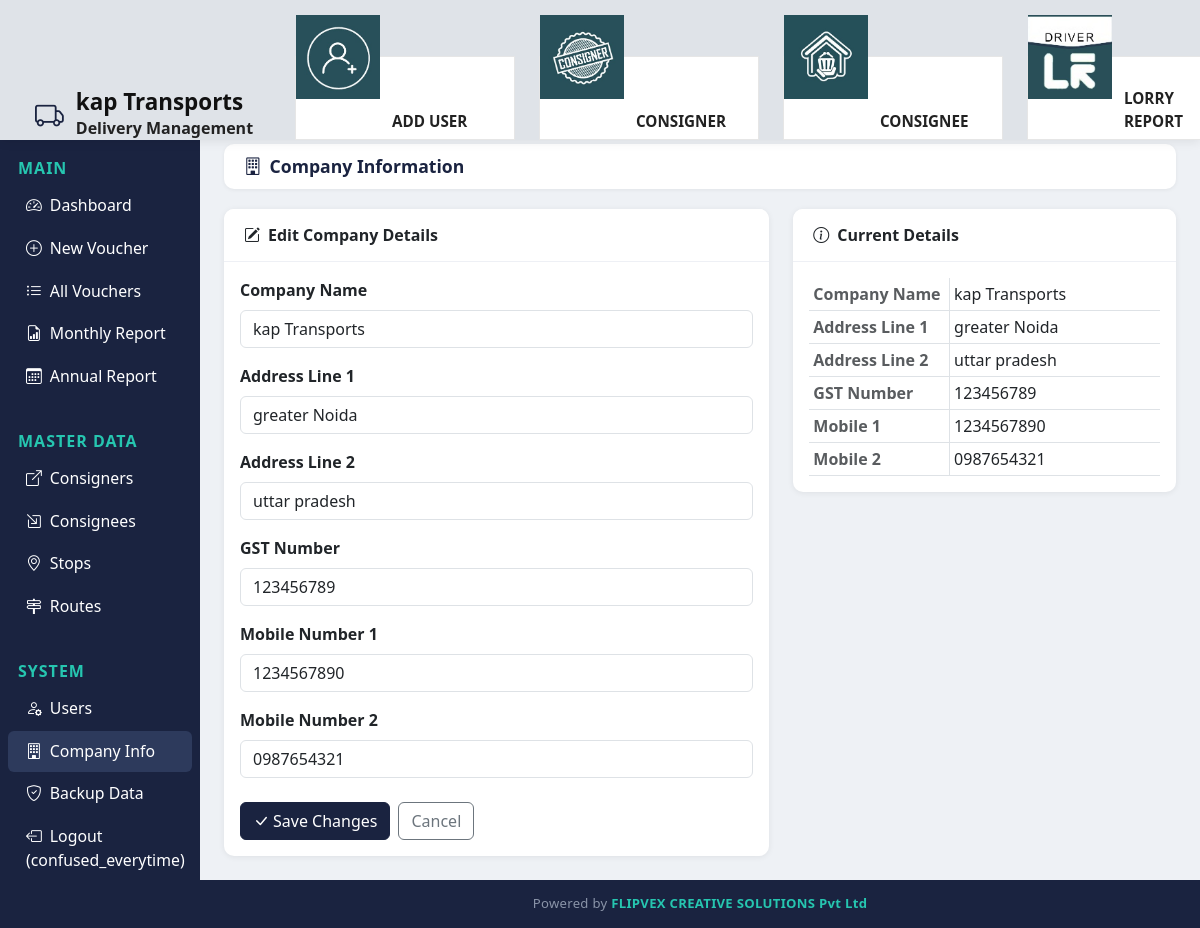
Screenshot of /about/ (signed in) with the database file from the repository.
### transport/models.py (models this page shows, shortened)
class CompanyProfile(models.Model):
    name = models.CharField(max_length=200, default='TRANSPORTS COMPANY_name here')
    address_line_1 = models.CharField(max_length=200, default='Address_line1_here')
    address_line_2 = models.CharField(max_length=200, default='Address_line 2_here')
    gst_no = models.CharField(max_length=30, default='gst_number_here')
    mobile_1 = models.CharField(max_length=20, default='mobile_no_1 here')
    mobile_2 = models.CharField(max_length=20, blank=True, default='mobile_number_2 here')
    class Meta:
        verbose_name = 'Company Profile'
        verbose_name_plural = 'Company Profile'
    @classmethod
    def load(cls):
        obj, _ = cls.objects.get_or_create(pk=1)
        return obj

### transport/views.py (the view)
# urls.py: path('about/', views.company_about, name='company_about'),
@login_required
@admin_required
def company_about(request):
    company = CompanyProfile.load()
    form = CompanyProfileForm(request.POST or None, instance=company)
    if request.method == 'POST' and form.is_valid():
        form.save()
        messages.success(request, "Company details updated successfully.")
        return redirect('company_about')
    return render(request, 'transport/company_about.html', {
        'form': form,
        'company': company,
    })

### transport/forms.py
class CompanyProfileForm(forms.ModelForm):
    class Meta:
        model = CompanyProfile
        fields = ['name', 'address_line_1', 'address_line_2', 'gst_no', 'mobile_1', 'mobile_2']
        widgets = {
            'name': forms.TextInput(attrs={'class': 'form-control'}),
            'address_line_1': forms.TextInput(attrs={'class': 'form-control'}),
            'address_line_2': forms.TextInput(attrs={'class': 'form-control'}),
            'gst_no': forms.TextInput(attrs={'class': 'form-control'}),
            'mobile_1': forms.TextInput(attrs={'class': 'form-control'}),
            'mobile_2': forms.TextInput(attrs={'class': 'form-control'}),
        }
        labels = {
            'name': 'Company Name',
            'address_line_1': 'Address Line 1',
            'address_line_2': 'Address Line 2',
            'gst_no': 'GST Number',
            'mobile_1': 'Mobile Number 1',
            'mobile_2': 'Mobile Number 2',
        }

### transport/views.py (called while the page is built)
def is_app_admin(user):
    return user.is_authenticated and user.is_staff

### templates/transport/company_about.html (shortened to what this page needs)
{% extends 'transport/base.html' %}
{% block content %}
<div class="topbar no-print">
  <h5 class="page-title"><i class="bi bi-building me-2"></i>Company Information</h5>
</div>
<div class="row">
  <div class="col-lg-7">
    <div class="card">
      <div class="card-header"><i class="bi bi-pencil-square me-2"></i>Edit Company Details</div>
      <div class="card-body">
        <form method="post" novalidate>
          {% for field in form %}
          <div class="mb-3">
            <label for="{{ field.id_for_label }}" class="form-label fw-semibold">{{ field.label }}</label>
            {{ field }}
          </div>
          {% endfor %}
          <div class="d-flex gap-2 mt-4">
            <button type="submit" class="btn btn-primary"><i class="bi bi-check-lg me-1"></i>Save Changes</button>
            <a href="{% url 'dashboard' %}" class="btn btn-outline-secondary">Cancel</a>
          </div>
        </form>
      </div>
    </div>
  </div>
  <div class="col-lg-5">
    <div class="card">
      <div class="card-header"><i class="bi bi-info-circle me-2"></i>Current Details</div>
      <div class="card-body">
        <table class="table table-sm mb-0">
          <tbody>
            <tr><td class="text-muted fw-semibold" style="width:40%">Company Name</td><td>{{ company.name }}</td></tr>
            <tr><td class="text-muted fw-semibold">Address Line 1</td><td>{{ company.address_line_1 }}</td></tr>
            <tr><td class="text-muted fw-semibold">Address Line 2</td><td>{{ company.address_line_2 }}</td></tr>
            <tr><td class="text-muted fw-semibold">GST Number</td><td>{{ company.gst_no }}</td></tr>
            <tr><td class="text-muted fw-semibold">Mobile 1</td><td>{{ company.mobile_1 }}</td></tr>
            <tr><td class="text-muted fw-semibold">Mobile 2</td><td>{{ company.mobile_2|default:"-" }}</td></tr>
          </tbody>
        </table>
      </div>
    </div>
  </div>
</div>
{% endblock %}

### templates/transport/base.html (shortened to what this page needs)
{% load static %}
<!DOCTYPE html>
<html lang="en">
<head>
<link href="https://cdn.jsdelivr.net/npm/bootstrap@5.3.0/dist/css/bootstrap.min.css" rel="stylesheet">
<link href="https://cdn.jsdelivr.net/npm/bootstrap-icons@1.11.0/font/bootstrap-icons.css" rel="stylesheet">
</head>
<body>
{% if user.is_authenticated %}
<div class="top-header">
  <div class="brand-section">
    <i class="bi bi-truck brand-icon"></i>
    <div>
      <h5>{{company.name}}</h5>
      <small>Delivery Management</small>
    </div>
  </div>
  <div class="icon-cards">
    {% if user.is_staff %}
    <a href="{% url 'user_add' %}" class="icon-card {% if 'user' in request.resolver_match.url_name %}icon-active{% endif %}">
      <img src="{% static 'images/add_user.jpeg' %}" alt="Consigner">
      <span class="icon-label">Add User</span>
    </a>
    {% endif %}
    <a href="{% url 'consigner_list' %}" class="icon-card {% if 'consigner' in request.resolver_match.url_name %}icon-active{% endif %}">
      <img src="{% static 'images/consigners.jpeg' %}" alt="Consigner">
      <span class="icon-label">Consigner</span>
    </a>
    <a href="{% url 'consignee_list' %}" class="icon-card {% if 'consignee' in request.resolver_match.url_name %}icon-active{% endif %}">
      <img src="{% static 'images/dashboard.jpeg' %}" alt="Consignee">
      <span class="icon-label">Consignee</span>
    </a>
    <a href="{% url 'monthly_report' %}" class="icon-card {% if 'route' in request.resolver_match.url_name %}icon-active{% endif %}">
      <img src="{% static 'images/routes.jpeg' %}" alt="Routes">
      <span class="icon-label">Lorry Report</span>
    </a>
  </div>
</div>
<div class="sidebar">
  <div class="section-label">Main</div>
  <a href="{% url 'dashboard' %}" class="nav-link {% if request.resolver_match.url_name == 'dashboard' %}active{% endif %}"><i class="bi bi-speedometer2 me-2"></i>Dashboard</a>
  <a href="{% url 'voucher_add' %}" class="nav-link {% if request.resolver_match.url_name == 'voucher_add' %}active{% endif %}"><i class="bi bi-plus-circle me-2"></i>New Voucher</a>
  <a href="{% url 'voucher_list' %}" class="nav-link {% if request.resolver_match.url_name == 'voucher_list' %}active{% endif %}"><i class="bi bi-list-ul me-2"></i>All Vouchers</a>
  <a href="{% url 'monthly_report' %}" class="nav-link {% if request.resolver_match.url_name == 'monthly_report' %}active{% endif %}"><i class="bi bi-file-earmark-bar-graph me-2"></i>Monthly Report</a>
  <a href="{% url 'annual_report' %}" class="nav-link {% if request.resolver_match.url_name == 'annual_report' %}active{% endif %}"><i class="bi bi-calendar3 me-2"></i>Annual Report</a>
  <div class="section-label">Master Data</div>
  <a href="{% url 'consigner_list' %}" class="nav-link {% if 'consigner' in request.resolver_match.url_name %}active{% endif %}"><i class="bi bi-box-arrow-up-right me-2"></i>Consigners</a>
  <a href="{% url 'consignee_list' %}" class="nav-link {% if 'consignee' in request.resolver_match.url_name %}active{% endif %}"><i class="bi bi-box-arrow-in-down-right me-2"></i>Consignees</a>
  <a href="{% url 'stop_list' %}" class="nav-link {% if 'stop' in request.resolver_match.url_name %}active{% endif %}"><i class="bi bi-geo-alt me-2"></i>Stops</a>
  <a href="{% url 'route_list' %}" class="nav-link {% if 'route' in request.resolver_match.url_name %}active{% endif %}"><i class="bi bi-signpost-2 me-2"></i>Routes</a>
  <div class="section-label">System</div>
  {% if user.is_staff %}
  <a href="{% url 'user_list' %}" class="nav-link {% if 'user' in request.resolver_match.url_name %}active{% endif %}"><i class="bi bi-person-gear me-2"></i>Users</a>
  <a href="{% url 'company_about' %}" class="nav-link {% if request.resolver_match.url_name == 'company_about' %}active{% endif %}"><i class="bi bi-building me-2"></i>Company Info</a>
  {% endif %}
  <a href="{% url 'backup_db' %}" class="nav-link"><i class="bi bi-shield-check me-2"></i>Backup Data</a>
  <a href="{% url 'logout' %}" class="nav-link"><i class="bi bi-box-arrow-left me-2"></i>Logout ({{ user.username }})</a>
</div>
{% endif %}
<div class="{% if user.is_authenticated %}main-content{% else %}container mt-5{% endif %}">
{% block content %}{% endblock %}
</div>
{% if user.is_authenticated %}
<footer class="site-footer">
  Powered by <span>FLIPVEX CREATIVE SOLUTIONS Pvt Ltd</span>
</footer>
{% endif %}
</body>
</html>

### templates/transport/base.html (style rules this page uses)
body { font-family:'Segoe UI',sans-serif; margin:0; background:#eef1f5; }
.top-header { position:fixed; top:0; left:0; right:0; z-index:110; height:140px; background:#dfe3e8; display:flex; align-items:flex-end; padding:50px 35px 0; box-shadow:0 2px 10px rgba(0,0,0,.08); }
.top-header .brand-section { display:flex; align-items:center; gap:12px; min-width:220px; }
.top-header .brand-section .brand-icon { font-size:1.8rem; color:#1a2340; }
.top-header .brand-section h5 { margin:0; font-weight:700; font-size:1.4rem; color:#111; }
.top-header .brand-section small { display:block; color:#222; font-size:1rem; font-weight:600; }
.top-header .icon-cards { flex:1; display:flex; justify-content:space-evenly; align-items:center; gap:24px; margin-left:40px; }
.icon-card { width:220px; height:84px; background:#fff; border:1px solid #e6e6e6; border-radius:0; display:flex; align-items:flex-end; justify-content:flex-start; text-decoration:none; color:#222; overflow:visible; transition:.2s; position:relative; }
.icon-card img { width:84px; height:84px; object-fit:cover; flex-shrink:0; border-radius:0; position:absolute; top:-42px; left:0; }
.icon-card .icon-label { margin-left:96px; padding:0 14px 6px 0; font-size:.95rem; font-weight:700; text-transform:uppercase; letter-spacing:0; color:inherit; }
.sidebar { width:200px; position:fixed; top:120px; left:0; bottom:0; background:#1a2340; z-index:100; overflow-y:auto; padding-top:6px; }
.sidebar .nav-link { color:#ffffff; padding:9px 18px; border-radius:6px; margin:1px 8px; font-size:.99rem; display:block; text-decoration:none; }
.sidebar .nav-link:hover, .sidebar .nav-link.active { background:#2d3a5c; color:#fff; }
.sidebar .nav-link i { width:20px; }
.sidebar .section-label { color:#26c6b0; font-size:1.0rem; text-transform:uppercase; letter-spacing:1px; padding:30px 18px 4px; font-weight:600; }
.main-content { margin-left:200px; margin-top:120px; padding:24px; min-height:calc(100vh - 120px); }
.topbar { background:#fff; border-radius:10px; padding:12px 20px; margin-bottom:20px; display:flex; align-items:center; justify-content:space-between; box-shadow:0 1px 4px rgba(0,0,0,.06); }
.topbar .page-title { font-weight:600; font-size:1.1rem; color:#1a2340; margin:0; }
.card { border:none; border-radius:10px; box-shadow:0 1px 6px rgba(0,0,0,.07); }
.card-header { border-radius:10px 10px 0 0!important; background:#fff; border-bottom:1px solid #eef0f5; padding:14px 20px; font-weight:600; }
.btn-primary { background:#1a2340; border-color:#1a2340; }
.table tbody td { border-right:1px solid #dee2e6; }
.table tbody td:last-child { border-right:none; }
.site-footer { margin-left:200px; background:#1a2340; color:#8a94a8; text-align:center; padding:14px 20px; font-size:.82rem; letter-spacing:.3px; }
.site-footer span { color:#26c6b0; font-weight:600; }

### rows the page displays
CompanyProfile: name "kap Transports", form "kap Transports" "greater Noida" "uttar pradesh" "123456789" "1234567890" "0987654321", address_line_1 "greater Noida", address_line_2 "uttar pradesh", gst_no "123456789", mobile_1 "1234567890", mobile_2 "0987654321"

### other values shown
{{ user.username }} "confused_everytime"
{{ field.label }} "Company Name" "Address Line 1" "Address Line 2" "GST Number" "Mobile Number 1" "Mobile Number 2"
